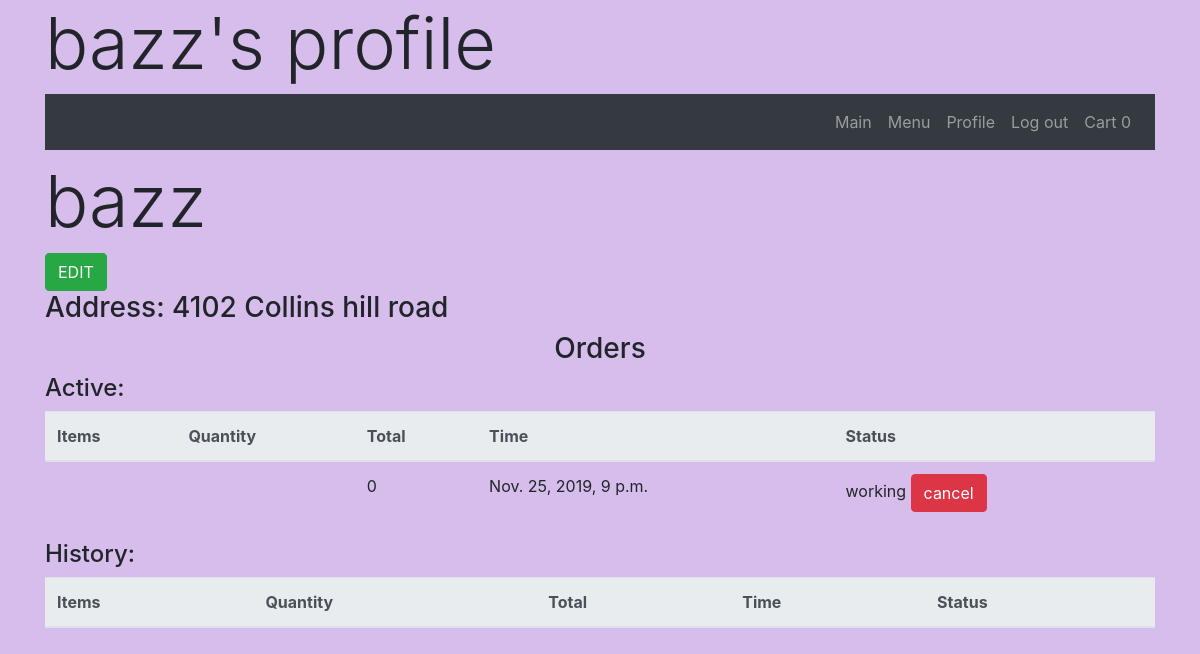
/bazz/ (signed in), run on an earlier commit of the app's database.
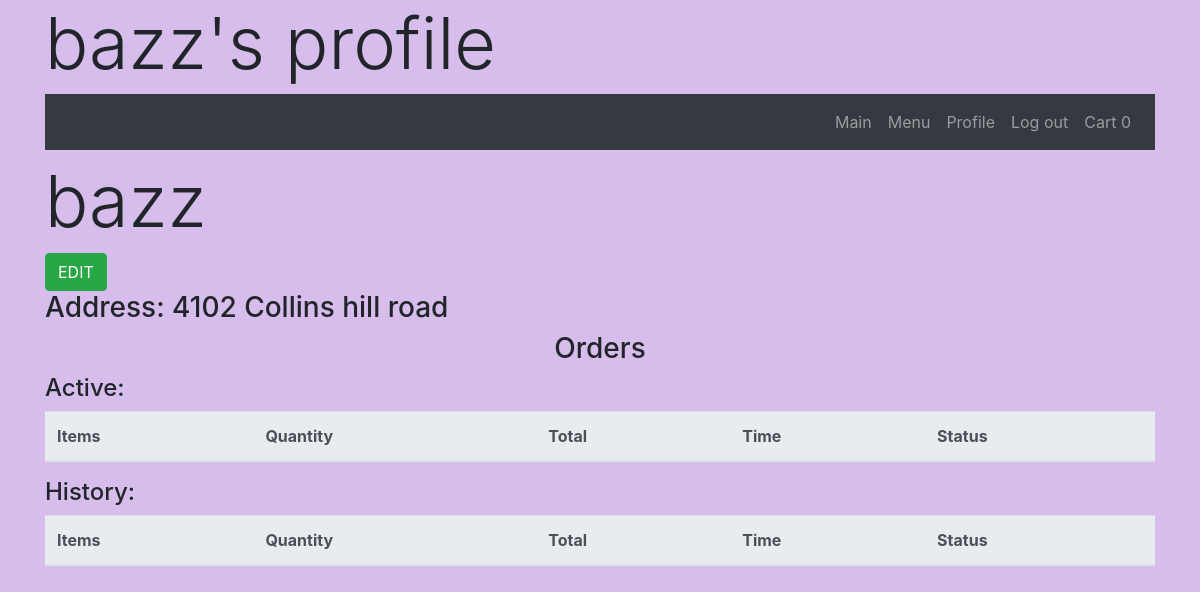
And on a later commit of the database.
### orders/models.py (models this page shows, shortened)
class StatusCatergory(models.Model):
    status_category = models.CharField(max_length=64)
    def __str__(self):
        return f'{self.status_category}'

class Order(models.Model):
    items = models.ManyToManyField(OrderItem, related_name='order_items')
    user = models.ForeignKey(User, on_delete=models.CASCADE, related_name='user_order', blank=False, null = False)
    status = models.ForeignKey(OrderStatus,on_delete = models.CASCADE, related_name='order_statuses', blank = False, null = False, default = 3)
    date = models.DateTimeField(auto_now_add=True, blank=True, null=True)
    date_updated = models.DateTimeField(auto_now_add=True, blank=True, null=True)
    def price(self):
        output = 0
        for item in self.items.all():
            output+= item.price()
        return round(output,2)
    class Meta:
        ordering = ['-date_updated']

class OrderStatus(models.Model):
    status_category =  models.ForeignKey(StatusCatergory, on_delete=models.CASCADE, related_name='statuses_cat', blank=True, default = 1)
    status = models.CharField(max_length=64)
    def __str__(self):
        return f"{self.status}"

### orders/views.py (the view, shortened to what this page needs)
# urls.py: path('<str:user>/', views.profile_open, name = 'profile'),
def profile_open(request, user):
    if request.method=='GET':
        if request.user.is_authenticated and str(request.user) == user:
            content={
                'user' : User.objects.get(username=user),
                'Auth' : request.user.is_authenticated,
                'active': User.objects.get(username=user).profile.orders.filter(status_id=2),
                'order_cat':StatusCatergory.objects.all()
            }
            return render(request,'orders/profile.html', content)

### orders/templates/orders/profile.html (shortened to what this page needs)
{% extends 'orders/base.html'%}
{%block h1%} <h1 class="title container display-3">{{user}}'s profile</h1> {%endblock%}
{% block body%}
    <div class="container">
        <h2 class="display-3">{{user}}</h2> <a href="edit/"><button class="btn btn-success">EDIT</button></a>
        {%if user.profile.address %}
        <h3>Address: {{user.profile.address}}</h3>
        {%endif%}
            <h3 class='text-center'>Orders</h3>
            {% for status in order_cat%}
            <table class='table w-100'>
            <h4>{{status}}:</h4>
            <thead class='thead-light'>
                <tr>
                    <th>Items</th>
                    <th>Quantity</th>
                    <th>Total</th>
                    <th>Time</th>
                    <th>Status</th>
                </tr>
            </thead>
            <tbody>
                {%for order in user.profile.orders.all%}
                {% if order.status.status_category.status_category == status.status_category%}
                <tr id={{order.id}}>
                    <td>
                    </td>
                    <td>
                    </td>
                    <td>
                        <div> {{order.price}}</div>
                    </td>
                    <td>
                        <div> {{order.date}}</div>
                    </td>
                    <td>
                        <div> {{order.status}} <span class="cancel_order btn btn-danger">{%if status.status_category != 'History' %} cancel {%else%} remove {%endif%}</span></div>
                    </td>
                </tr>
                {% endif%}
                {%endfor%}
            </tbody>
        </table>
        {%endfor%}
    </div>
{%endblock%}

What changed in the data, as far as the page shows it:
removed Order: price "0", date "Nov. 25, 2019, 9 p.m.", status "working", shown under StatusCatergory "Active"
